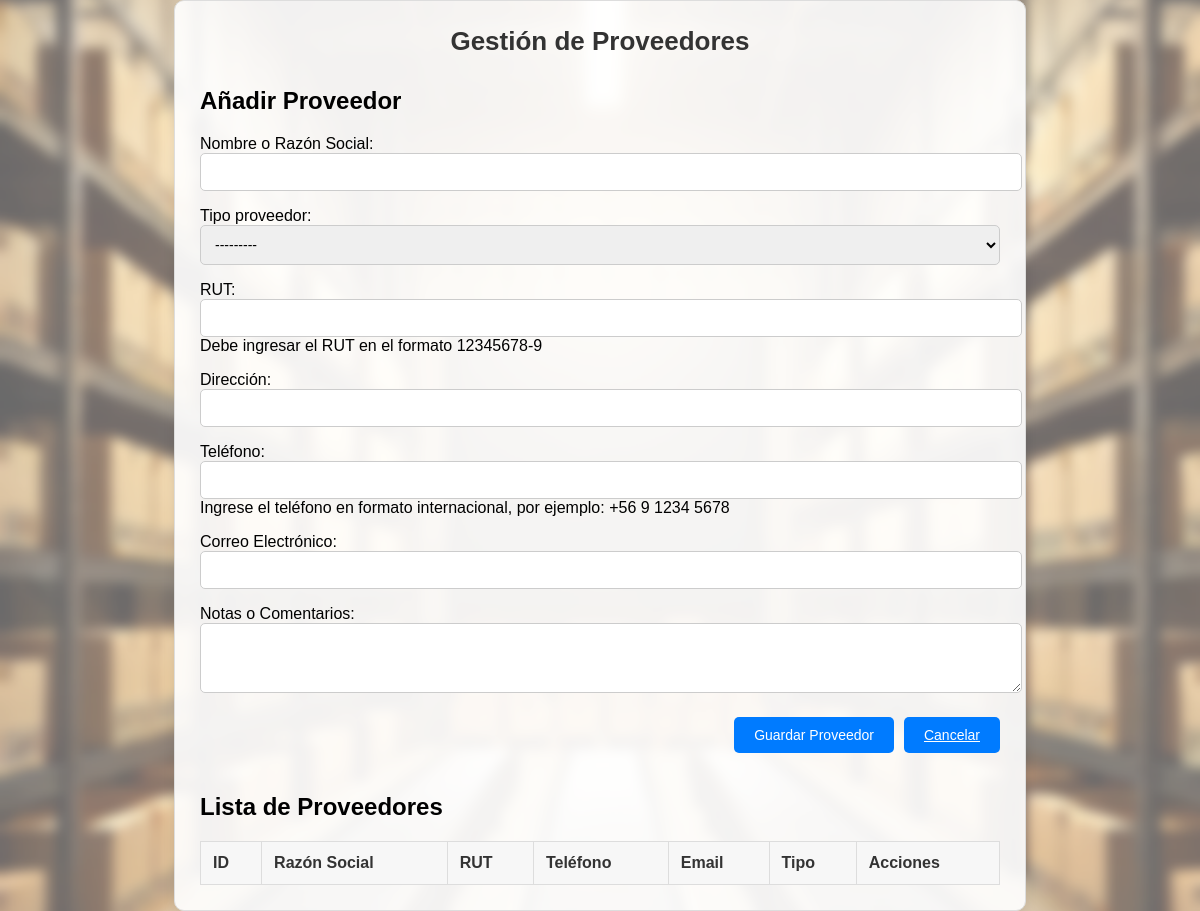
/proveedores/, run on an earlier commit of the app's database.
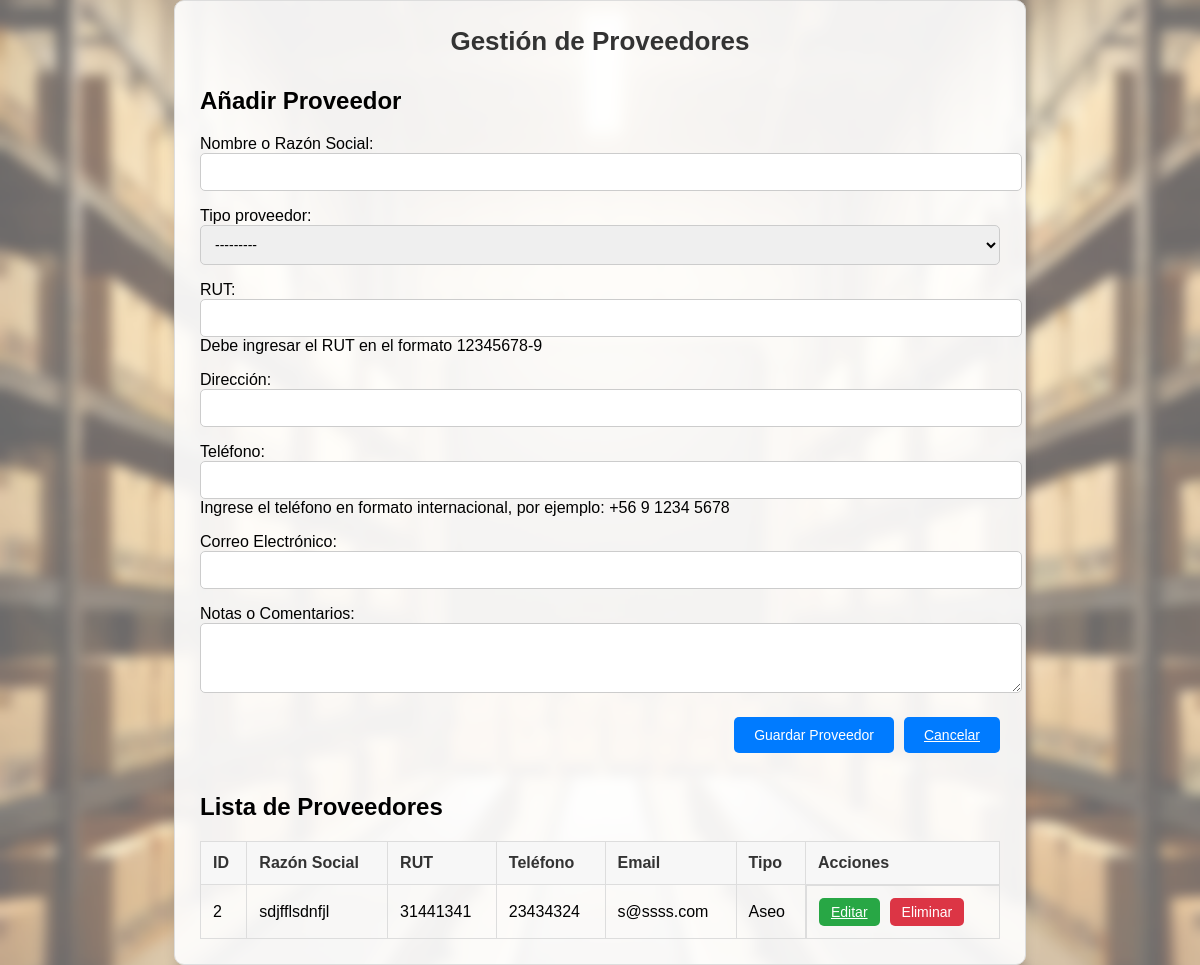
And on a later commit of the database.
### proveedores/models.py (models this page shows, shortened)
class Proveedor(models.Model):
    nombre_razon_social = models.CharField(max_length=100, verbose_name="Nombre o Razón Social")
    class TipoProveedor(models.TextChoices):
        ASEO = 'Aseo', 'Aseo'
        DESPENSA = 'Despensa', 'Despensa'
        CONGELADOS = 'Congelados', 'Congelados'
        CUIDADO_PERSONAL = 'Cuidado Personal', 'Cuidado Personal'
    tipo_proveedor = models.CharField(
        max_length=16,
        choices=TipoProveedor.choices,
        blank=False,
    )
    rut = models.CharField(
        max_length=12,
        unique=True,
        verbose_name="RUT",
        help_text="Debe ingresar el RUT en el formato 12345678-9"
    )
    direccion = models.CharField(
        max_length=255,
        blank=True,
        null=True,
        verbose_name="Dirección"
    )
    telefono = models.CharField(
        max_length=15,
        blank=True,
        null=True,
        verbose_name="Teléfono",
        help_text="Ingrese el teléfono en formato internacional, por ejemplo: +56 9 1234 5678"
    )
    email = models.EmailField(
        max_length=100,
        unique=True,
        blank=True,
        null=True,
        verbose_name="Correo Electrónico"
    )
    notas = models.TextField(
        blank=True,
        null=True,
        verbose_name="Notas o Comentarios"
    )
    creado_en = models.DateTimeField(
        auto_now_add=True,
        verbose_name="Fecha de Creación"
    )

### proveedores/views.py (the view, shortened to what this page needs)
# urls.py: path('proveedores/', proveedores_views.gestionProveedores, name='gestionProveedores'),
def gestionProveedores(request, proveedor_id=None):
    if proveedor_id:
        proveedor = get_object_or_404(Proveedor, id=proveedor_id)
        form = ProveedorForm(instance=proveedor)
    else:
        proveedor = None
        form = ProveedorForm()
    proveedores = Proveedor.objects.all()
    return render(request, 'proveedores/gestionProveedores.html', {
        'form': form,
        'proveedores': proveedores,
        'proveedor_id': proveedor_id,
    })

### proveedores/forms.py
class ProveedorForm(forms.ModelForm):
    class Meta:
        model = Proveedor
        fields = ['nombre_razon_social', 'tipo_proveedor', 'rut', 'direccion', 'telefono', 'email', 'notas']
        widgets = {
            'nombre_razon_social': forms.TextInput(attrs={'class': 'form-control'}),
            'tipo_proveedor': forms.Select(attrs={'class': 'form-control'}),
            'rut': forms.TextInput(attrs={'class': 'form-control'}),
            'direccion': forms.TextInput(attrs={'class': 'form-control'}),
            'telefono': forms.TextInput(attrs={'class': 'form-control'}),
            'email': forms.EmailInput(attrs={'class': 'form-control'}),
            'notas': forms.Textarea(attrs={'class': 'form-control', 'rows': 3}),
        }

### proveedores/templates/proveedores/gestionProveedores.html (shortened to what this page needs)
<!DOCTYPE html>
<html lang="es">
<head>
    {% load static %}
    <link rel="stylesheet" href="{% static 'proveedores/styles.css' %}">
</head>
<body>
    <div class="container">
        <h1>Gestión de Proveedores</h1>
        <div class="form-section">
            <h2>{% if proveedor_id %}Editar Proveedor{% else %}Añadir Proveedor{% endif %}</h2>
            <form method="post">
                {{ form.as_p }}
                <div class="button-container">
                    <button type="submit" class="button">
                        {% if proveedor_id %}Actualizar Proveedor{% else %}Guardar Proveedor{% endif %}
                    </button>
                    <a href="{% url 'gestionProveedores' %}" class="button delete">Cancelar</a>
                </div>
            </form>
        </div>
        <div class="table-container">
            <h2>Lista de Proveedores</h2>
            <table>
                <thead>
                    <tr>
                        <th>ID</th>
                        <th>Razón Social</th>
                        <th>RUT</th>
                        <th>Teléfono</th>
                        <th>Email</th>
                        <th>Tipo</th>
                        <th>Acciones</th>
                    </tr>
                </thead>
                <tbody>
                    {% for proveedor in proveedores %}
                    <tr>
                        <td>{{ proveedor.id }}</td>
                        <td>{{ proveedor.nombre_razon_social }}</td>
                        <td>{{ proveedor.rut }}</td>
                        <td>{{ proveedor.telefono }}</td>
                        <td>{{ proveedor.email }}</td>
                        <td>{{ proveedor.tipo_proveedor }}</td>
                        <td class="action-buttons">
                            <a href="{% url 'gestionProveedores' proveedor.id %}" class="button">Editar</a>
                            <form method="post" action="{% url 'eliminarProveedor' proveedor.id %}" style="display:inline;">
                                <button type="submit" class="button delete" onclick="return confirm('¿Estás seguro de eliminar este proveedor?');">Eliminar</button>
                            </form>
                        </td>
                    </tr>
                    {% endfor %}
                </tbody>
            </table>
        </div>
    </div>
</body>
</html>

What changed in the data, as far as the page shows it:
added Proveedor: id "2", nombre_razon_social "sdjfflsdnfjl", rut "31441341", telefono "23434324", email "s@ssss.com", tipo_proveedor "Aseo"
